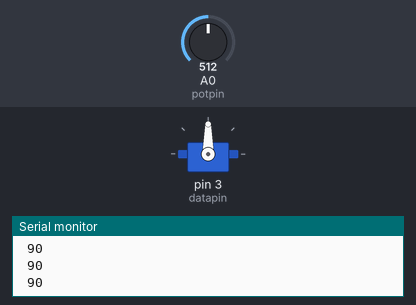
Recording of a sketch running on a simulated Arduino Uno, built with avr-gcc and run on an emulated ATmega328P. Parts: servo, the last lines printed to the serial monitor. The inputs (shaded band) are chosen by the test bench; at power-on: A0 (potpin) = 512.

Above: at 1.2 s.
1.3 s: A0 (potpin) set to 716
At 1.8 s:
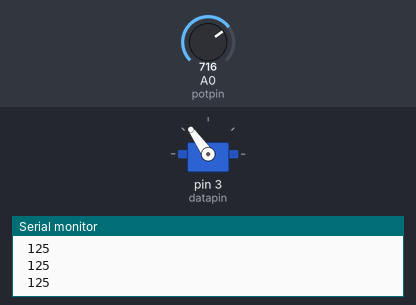
2.8 s: A0 (potpin) set to 900
At 3.9 s:
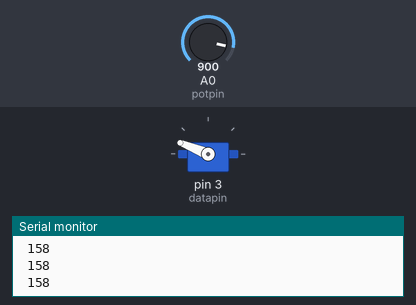
4.3 s: A0 (potpin) set to 1023
At 5.5 s:
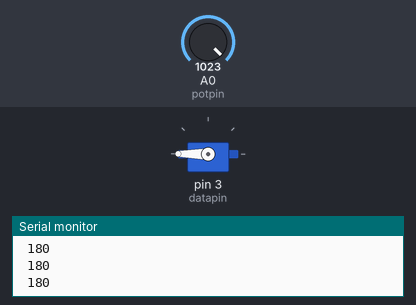
5.8 s: A0 (potpin) set to 306
At 6.5 s:
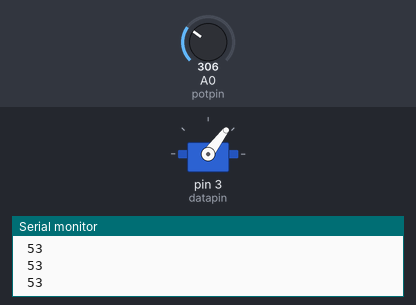
7.3 s: A0 (potpin) set to 122
At 7.8 s:
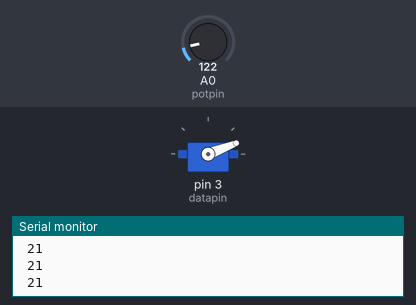
8.8 s: A0 (potpin) set to 0
At 9.8 s:
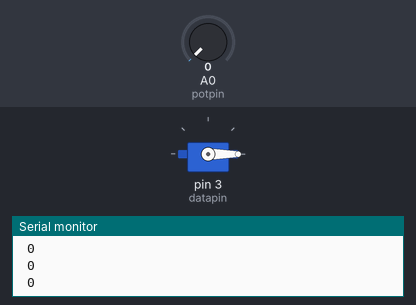
Timing chart, 0 to 11.3 s (numbered marks = the images above; inputs shaded):
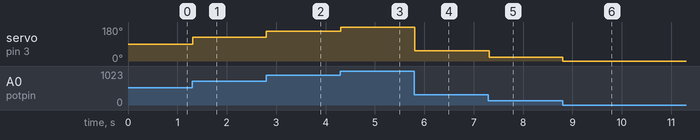

Measured:
- after the input at 1.3 s, servo on pin 3 (datapin): 90° → 125° at once
- after the input at 2.8 s, servo on pin 3 (datapin): 125° → 158° at once
- after the input at 4.3 s, servo on pin 3 (datapin): 158° → 180° at once
- after the input at 5.8 s, servo on pin 3 (datapin): 180° → 53° at once
- after the input at 7.3 s, servo on pin 3 (datapin): 53° → 21° at once
- after the input at 8.8 s, servo on pin 3 (datapin): 21° → 0° at once

The sketch:

sketch_esc_poti.ino
```cpp
#include <Servo.h>

Servo myservo;  // create servo object to control a servo

int potpin = A0;  // analog pin used to connect the potentiometer
int datapin = 3; // pin to connect to the ESC
int val;    // variable to read the value from the analog pin

void setup()
{
  myservo.attach(datapin);
  pinMode(potpin, INPUT);
  Serial.begin(9600);
}

void loop()
{
  val = analogRead(potpin);            // reads the value of the potentiometer (value between 0 and 1023)
  val = map(val, 0, 1023, 0, 180);     // scale it to use it with the servo (value between 0 and 180)

  Serial.println(val);
  Serial.print(" ");

  myservo.write(val);                  // sets the servo position according to the scaled value
  delay(15);                           // waits for the servo to get there
}
```
